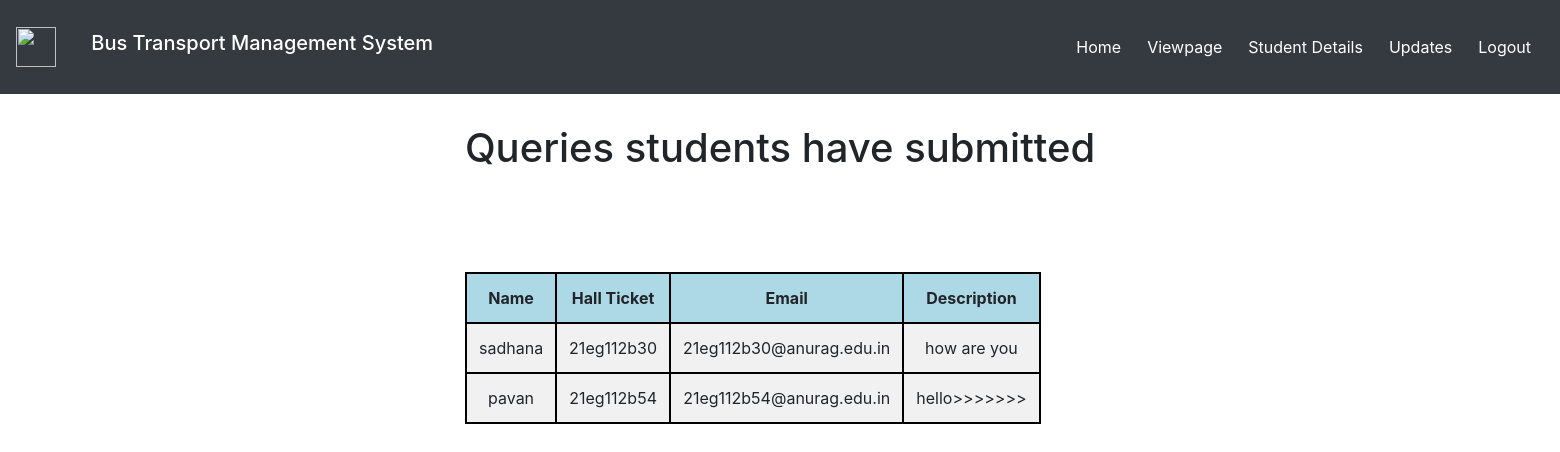
The app's page /query/ (signed in) with its own data.
### Bus/models.py (models this page shows, shortened)
class Contacts(models.Model):
    name = models.CharField(max_length=120)
    Hallticket = models.CharField(max_length=10)
    email = models.EmailField(max_length=254)
    desc = models.TextField(max_length=10000)

### Bus/decorators.py (the view)
        def wrapper_func(request,*args,**kwargs):
            group=None
            if request.user.groups.exists():
                group= request.user.groups.all()[0].name
            if group in allowed_roles:
                return view_func(request,*args,**kwargs)
            else:
                return redirect('/login')

### Bus/views.py (called while the page is built)
@user_passes_test(lambda u:u.is_superuser)
@allowed_users(allowed_roles=['admin'])
def query(request):
    query=Contacts.objects.all()
    return render(request,'admin_query.html',{'query':query})

### templates/admin_query.html (shortened to what this page needs)
<!DOCTYPE html>
<html lang="en" style="height: 100%">
  <head>
    <link rel="stylesheet" href="https://cdn.jsdelivr.net/npm/bootstrap@4.5.3/dist/css/bootstrap.min.css">
  </head>
  <body>
    <nav class="navbar navbar-expand-lg navbar-dark bg-dark">
      <img
        src="https://cdn.iconscout.com/icon/premium/png-256-thumb/bus-276-356059.png"
        height="40"
        width="40"
      />
      <a class="navbar-brand h1">Bus Transport Management System</a>
      <div class="collapse navbar-collapse" id="navbarSupportedContent">
        <ul class="navbar-nav ml-auto">
          <li class="nav-item active p">
            <a class="nav-link" href="/"> Home </a>
          </li>
          <li class="nav-item active p">
            <a class="nav-link" href="/viewpage"> Viewpage </a>
          </li>
          <li class="nav-item active p">
            <a class="nav-link" href="/students"> Student Details </a>
          </li>
          <li class="nav-item active p">
            <a class="nav-link" href="/aupdates">Updates</a>
          </li>
          <li class="nav-item active p">
            <a class="nav-link" href="/logout"> Logout </a>
          </li>
        </ul>
      </div>
    </nav>
    <h1 style="text-align: center ;">Queries students have submitted</h1>
<div class="container">
    <table border="2">
      <tr>
        <th>Name</th>
        <th>Hall Ticket</th>
        <th>Email</th>
        <th>Description</th>
      </tr>
      {% for Query in query %}
        <tr text-align='center'>
          <td> {{Query.name}} </td>
          <td> {{Query.Hallticket}} </td>
          <td> {{Query.email}} </td>
          <td> {{Query.desc}} </td>
        </tr>
        {% endfor %}
    </table>
  </div>
  </body>
</html>

### templates/admin_query.html (style rules this page uses)
a.navbar-brand.h1 { margin-left: 1% ; padding: 20px; }
li.nav-item.active.p { margin: 5px; }
.container { margin-top: 100px ; margin-left: 450px ; }
table { border:2px solid black; }
tr { border:2px solid black; }
td { border:2px solid black; padding: 12px; text-align: center; background-color: #f1f1f1; }
th { border:2px solid black; padding: 12px; text-align: center; background-color: lightblue; }
h1 { margin-top: 30px ; }

### records on screen
Contacts: name "sadhana", Hallticket "21eg112b30", email "21eg112b30@anurag.edu.in", desc "how are you"
Contacts: name "pavan", Hallticket "21eg112b54", email "21eg112b54@anurag.edu.in", desc "hello>>>>>>>"
